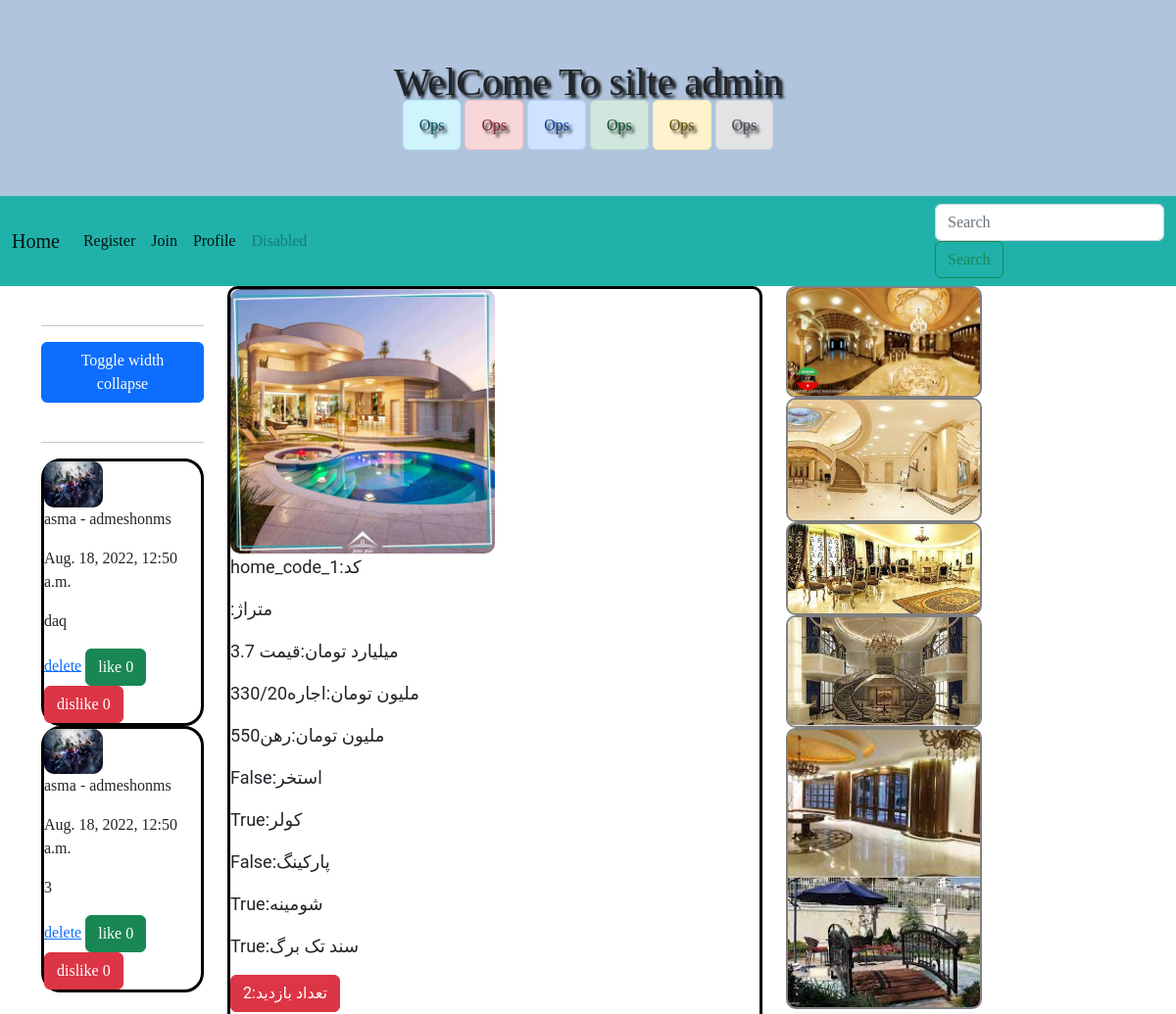
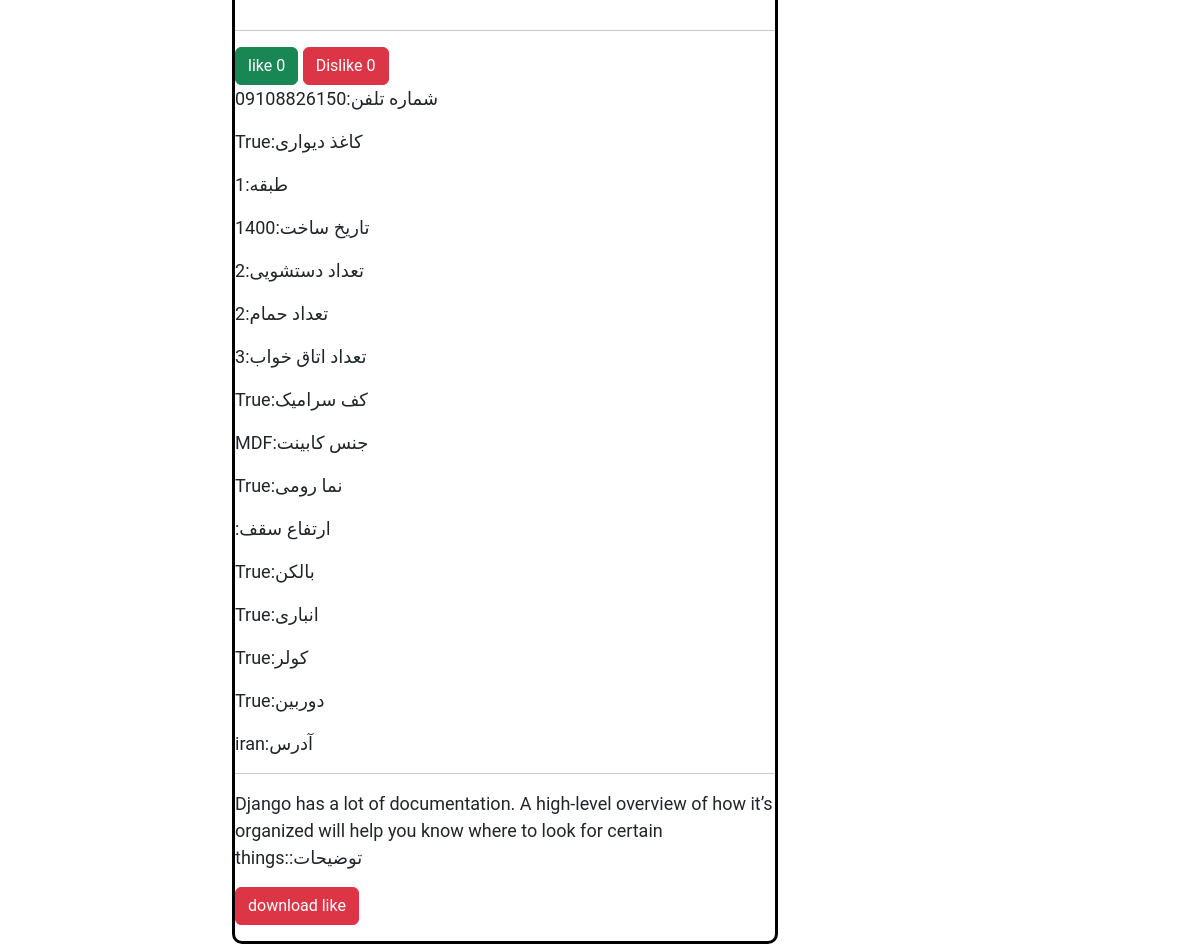
/go_to_post/home_code_1/ (signed in), run on the app's committed database (2 pictures, top to bottom).
### website/models.py (models this page shows, shortened)
class Comment_users_post(models.Model):
    find_post = models.ForeignKey(kharid_khone_orginal,on_delete=models.CASCADE,blank=True)
    commenter_name = models.ForeignKey(Profile_website_users,on_delete=models.CASCADE,blank=True)
    liked_comment = models.ManyToManyField(User,related_name='liked_user',blank=True)
    disliked_comment = models.ManyToManyField(User,related_name='dislaike_user',blank=True)
    time_created = models.DateTimeField(auto_created=True,blank=True)
    text_body = models.TextField(blank=True)
    class Meta:
        ordering = ['-time_created']

class Profile_website_users(models.Model):
      users = models.OneToOneField(User,on_delete=models.CASCADE,blank=True)
      fake_name = models.CharField(max_length=444)
      slug = models.SlugField(max_length=444)
      image = models.ImageField(upload_to='profile_images',blank=True)
      age = models.IntegerField(default=20,blank=True)
      body = models.TextField(blank=True)
      created = models.DateTimeField(auto_created=True)
      def __str__(self):
          return '%s - %s' % (self.users,self.fake_name)
      class Meta:
          ordering = ['-created']

class kharid_khone_orginal(models.Model):
    finder_home = models.CharField(max_length=444,blank=True)
    home_code = models.CharField(max_length=444,blank=True)
    slug = models.SlugField(max_length=444,blank=True)
    like_post = models.ManyToManyField(User,blank=True,related_name='likeds')
    dislike_post = models.ManyToManyField(User,blank=True,related_name='dislikeds')
    viewed_post = models.ManyToManyField(User,blank=True,related_name='view_users')
    metrazh = models.CharField(max_length=444,blank=True)
    aks_asli_1 = models.ImageField(upload_to='image_home_org',blank=True)
    aks_asli_2 = models.ImageField(upload_to='image_home_org',blank=True)
    aks_asli_3 = models.ImageField(upload_to='image_home_org',blank=True)
    aks_dakhli_1  = models.ImageField(upload_to='image_home_shots',blank=True)
    aks_dakhli_2  = models.ImageField(upload_to='image_home_shots',blank=True)
    aks_dakhli_3  = models.ImageField(upload_to='image_home_shots',blank=True)
    aks_dakhli_4  = models.ImageField(upload_to='image_home_shots',blank=True)
    aks_dakhli_5  = models.ImageField(upload_to='image_home_shots',blank=True)
    aks_dakhli_6  = models.ImageField(upload_to='image_home_shots',blank=True)
    tedade_otag_khab = models.CharField(max_length=444,blank=True)
    kaf_seamick = models.BooleanField(blank=True)
    jens_kabint = models.CharField(max_length=444,blank=True)
    parking = models.BooleanField(blank=True)
    balkon = models.BooleanField(blank=True)
    estakhr = models.BooleanField(blank=True)
    adderss = models.CharField(max_length=444,blank=True)
    geymt = models.CharField(max_length=444,blank=True)
    vadie_rahn = models.CharField(max_length=444,blank=True)
    ejare = models.CharField(max_length=444,blank=True)
    tarikh_sakht = models.CharField(max_length=444,blank=True)
    tabaghe_chandom = models.CharField(max_length=444,blank=True)
    anbari = models.BooleanField(blank=True)
    coler = models.BooleanField(blank=True)
    shomine = models.BooleanField(blank=True)
    tedad_dasteshoyi = models.CharField(max_length=444,blank=True)
    tedad_hamam = models.CharField(max_length=444,blank=True)
    sanad_tak_barg = models.BooleanField(blank=True)
    shomare_telefon = models.CharField(max_length=444,blank=True)
    mantaghe_shargi_ya_gharbi = models.CharField(max_length=444,blank=True)
    kagaz_divary = models.BooleanField(blank=True)
    nama_romy = models.BooleanField(blank=True)
    dorbin = models.BooleanField(blank=True)
    tozihat = models.TextField(blank=True)
    ertefae_saghf = models.CharField(max_length=444,blank=True)
    class Meta:
        ordering = ['-id']

### website/views.py (the view)
# urls.py: path('go_to_post/<slug:slug>/',views.go_to_post,name='go_to_post'),
def go_to_post(request,slug):
    user = request.user
    item = get_object_or_404(kharid_khone_orginal,slug=slug)
    prof = Profile_website_users.objects.get(users=user)
    commer = Comment_users_post.objects.filter(find_post=item)
    replys = Replay_comment.objects.filter(replayer_comment=prof)
    if user in item.viewed_post.all():
        pass
    else:
        item.viewed_post.add(user)
    return render(request,'website/post_pv.html',{'item':item,'commer':commer,'prof':prof})

### website/views.py (called while the page is built)
def maxi(request):
    return {
        'maxi': Profile_website_users.objects.all()
    }

### website/templates/website/post_pv.html (shortened to what this page needs)
{% extends 'base.html' %}
{% block body1 %}
    <div class="container">
    <div class="row">
        <div class="col-sm-2">
        <div class="com_full_box">
<br><hr>
<div class="add_coment">
  <button class="btn btn-primary" type="button" data-bs-toggle="collapse" data-bs-target="#runners" aria-expanded="false" aria-controls="collapseWidthExample">
    Toggle width collapse
  </button>
</div>
<br><hr>
{% for com in commer %}
{% if com %}
                    <div class="com_box">
                    <img src="{{ com.commenter_name.image.url }}" width="60px">
                    <p>{{ com.commenter_name }}</p>
                    <p>{{ com.time_created }}</p>
                        <p>{{ com.text_body }}</p>
    {% if user == com.commenter_name.users or  user.is_superuser %}
                        <a href="{% url 'website:deleted_comment' com.id item.slug %}">delete</a>
{% endif %}
<button class="btn btn-success" type="submit" id="demo" onclick="loadDoc('{% url 'website:like_comment' com.id %}')">like {{ com.liked_comment.all.count }}</button>
<button class="btn btn-danger" type="submit" id="demo" onclick="loadDoc('{% url 'website:dislike_comment' com.id %}')">dislike {{ com.disliked_comment.all.count }}</button>
{% else %}
<h1>sory dear not comment in the post</h1>
{% endif %}
                    </div>
                {% endfor %}
        </div>
            </div>
        <div class="col-sm-6">
            <div class="pv_home">
<div class="galb">
                     <img class="imaged" id="imaged" src="{{ item.aks_asli_1.url }}" style="    border-radius: 10px;">
</div>
                <p>{{ item.home_code }}:کد </p>
                <p>{{ item.metrazh }}:متراژ</p>
                <p>{{ item.geymt }}:قیمت</p>
                <p>{{ item.ejare }}:اجاره</p>
                <p>{{ item.vadie_rahn }}:رهن</p>
                <p>{{ item.estakhr }}:استخر</p>
                <p>{{ item.coler }}:کولر</p>
                <p>{{ item.parking }}:پارکینگ</p>
                <p>{{ item.shomine }}:شومینه</p>
                <p>{{ item.sanad_tak_barg }}:سند تک برگ</p>
                <p class="btn btn-danger" >{{ item.viewed_post.all.count }}:تعداد بازدید</p>
<hr>
<button class="btn btn-success" type="submit" id="demo" onclick="loadDoc('{% url 'website:likdes' item.id %}')">like {{ item.like_post.all.count }}</button>
<button class="btn btn-danger" type="submit" id="player" onclick="loadDoc('{% url 'website:dislikdes' item.id %}')">Dislike {{ item.dislike_post.all.count }}</button>
                <p>{{ item.shomare_telefon }}:شماره تلفن</p>
                <p>{{ item.kagaz_divary}}:کاغذ دیواری</p>
                <p>{{ item.tabaghe_chandom }}:طبقه</p>
                <p>{{ item.tarikh_sakht }}:تاریخ ساخت</p>
                <p>{{ item.tedad_dasteshoyi }}:تعداد دستشویی</p>
                <p>{{ item.tedad_hamam }}:تعداد حمام</p>
                <p>{{ item.tedade_otag_khab }}:تعداد اتاق خواب</p>
                <p>{{ item.kaf_seamick }}:کف سرامیک</p>
                <p>{{ item.jens_kabint }}:جنس کابینت</p>
                <p>{{ item.nama_romy }}:نما رومی</p>
                <p>{{ item.ertefae_saghf }}:ارتفاع سقف</p>
                <p>{{ item.balkon }}:بالکن</p>
                <p>{{ item.anbari }}:انباری</p>
                <p>{{ item.coler }}:کولر</p>
                <p>{{ item.dorbin }}:دوربین</p>
                <p>{{ item.adderss}}:آدرس</p>
                <hr>
                <p>{{ item.tozihat }}:توضیحات</p>
                    <a href="{{ item.ertefae_saghf }}" class="btn btn-danger" download="alerts">download like</a>
            </div>
        </div>
        <div class="col-sm-4">
             <div class="galb_image">
              <a href="{{ item.aks_dakhli_1.url }}" target="_blank">  <img src="{{ item.aks_dakhli_1.url }}"></a>
              <a href="{{ item.aks_dakhli_1.url }}" target="_blank">  <img src="{{ item.aks_dakhli_2.url }}"></a>
              <a href="{{ item.aks_dakhli_1.url }}" target="_blank">  <img src="{{ item.aks_dakhli_3.url }}"></a>
              <a href="{{ item.aks_dakhli_1.url }}" target="_blank">  <img src="{{ item.aks_dakhli_4.url }}"></a>
              <a href="{{ item.aks_dakhli_1.url }}" target="_blank">  <img src="{{ item.aks_dakhli_5.url }}"></a>
            </div>
    </div>
    </div>        </div>
{% endblock %}

### templates/base.html (shortened to what this page needs)
{% load static %}
<!DOCTYPE html>
<html lang="en">
<head>
    <link href="https://cdn.jsdelivr.net/npm/bootstrap@5.2.0-beta1/dist/css/bootstrap.min.css" rel="stylesheet">
</head>
<body>
<div class="header_base">
    <h1>WelCome To silte {{ user }}</h1>
    <span class="alert alert-info">Ops</span>
    <span class="alert alert-danger">Ops</span>
    <span class="alert alert-primary">Ops</span>
    <span class="alert alert-success">Ops</span>
    <span class="alert alert-warning">Ops</span>
    <span class="alert alert-secondary">Ops</span>
</div>
<nav class="navbar navbar-expand-lg " style="background-color: lightseagreen">
  <div class="container-fluid">
    <a class="navbar-brand" href="{% url 'website:home' %}">Home</a>
    <div class="collapse navbar-collapse" id="navbarSupportedContent">
      <ul class="navbar-nav me-auto mb-2 mb-lg-0">
        <li class="nav-item">
          <a class="nav-link active" aria-current="page" href="{% url 'security:register' %}">Register</a>
        </li>
        <li class="nav-item">
          <a class="nav-link active" href="{% url 'security:join' %}">Join</a>
        </li>
          {% if user.is_authenticated %}
        <li class="nav-item">
          <a href="{% url 'website:profile' %}" class="nav-link active">Profile</a>
        </li>
           {% endif %}
        <li class="nav-item">
          <a class="nav-link disabled">Disabled</a>
        </li>
      </ul>
      <form action="{% url 'website:serchid' %}" method="post" >
        <input name="searched_user" class="form-control me-2" type="search" placeholder="Search" aria-label="Search">
        <button class="btn btn-outline-success" type="submit">Search</button>
      </form>
    </div>
  </div>
</nav>
{% block body1 %} {% endblock %}
</body>
</html>

### templates/base.html (style rules this page uses)
body { font-family: "Fira Code"; }
* { box-sizing: border-box; }
.header_base { text-align: center; text-shadow: 3px 3px 3px black; padding: 60px; background-color: lightsteelblue; }

### website/templates/website/post_pv.html (style rules this page uses)
.pv_home { border: 3px solid black; font-family: "Roboto", "Lucida Grande", "DejaVu Sans", "Bitstream Vera Sans", Verdana, Arial, sans-serif; font-size: 18px; border-radius: 10px; }
.galb_image img { width: 200px; border-radius: 10px; border: 2px solid gray; width: 200px; }
.galb { position: relative; width: 50%; }
.imaged { width: 100%; height: 100%; }
.com_box { border-radius: 20px; border: 3px solid black; }
.com_box img { border-radius: 10px; }

### data on the page
Comment_users_post: commenter_name.image (picture), commenter_name "asma - admeshonms", time_created "Aug. 18, 2022, 12:50 a.m.", text_body "daq", shows "delete", liked_comment.all.count "0", disliked_comment.all.count "0"
Comment_users_post: commenter_name.image (picture), commenter_name "asma - admeshonms", time_created "Aug. 18, 2022, 12:50 a.m.", text_body "3", shows "delete", liked_comment.all.count "0", disliked_comment.all.count "0"
kharid_khone_orginal: aks_asli_1 (picture), home_code "home_code_1", geymt "3.7 میلیارد تومان", ejare "330/20ملیون تومان", vadie_rahn "550ملیون تومان", estakhr "False", coler "True", parking "False", shomine "True", sanad_tak_barg "True", viewed_post.all.count "2", like_post.all.count "0", dislike_post.all.count "0", shomare_telefon "09108826150", kagaz_divary "True", tabaghe_chandom "1", tarikh_sakht "1400", tedad_dasteshoyi "2", tedad_hamam "2", tedade_otag_khab "3", kaf_seamick "True", jens_kabint "MDF", nama_romy "True", balkon "True", anbari "True", dorbin "True", adderss "iran", tozihat "Django has a lot of documentation. A high-level overview of how it’s organized will help you know where to look for certain things:", aks_dakhli_1 (picture), aks_dakhli_2 (picture), aks_dakhli_3 (picture), aks_dakhli_4 (picture), aks_dakhli_5 (picture)

### other printed values
{{ user }} "admin"
